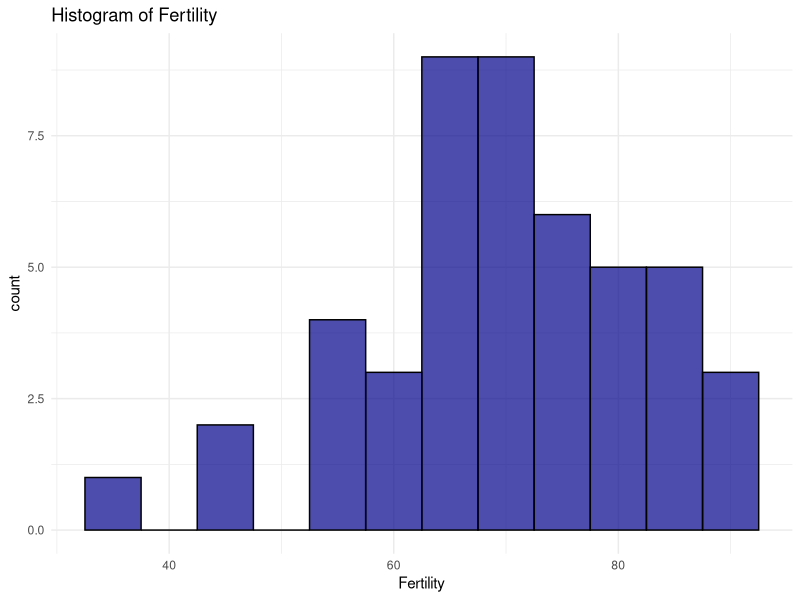
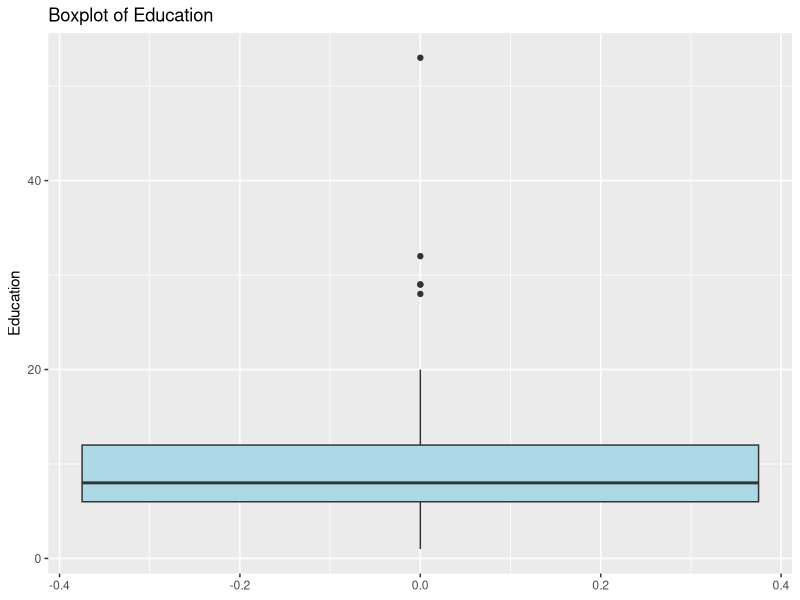
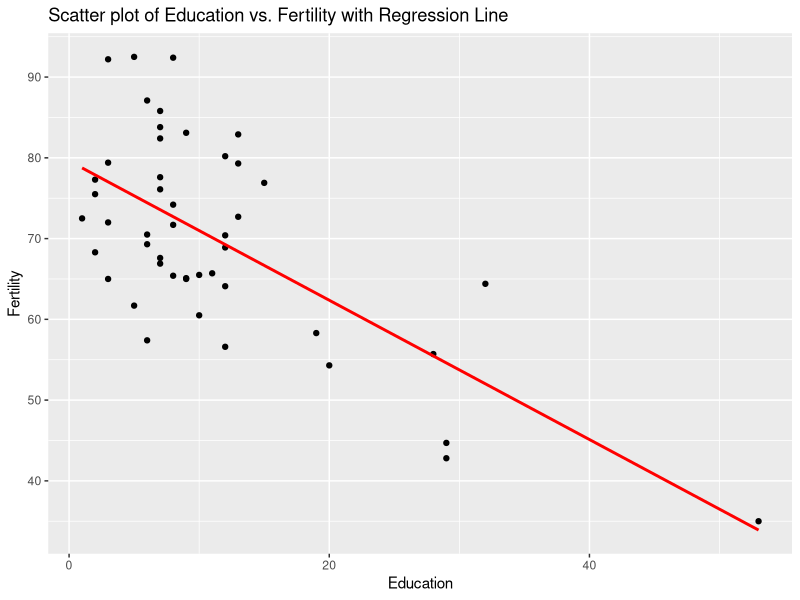
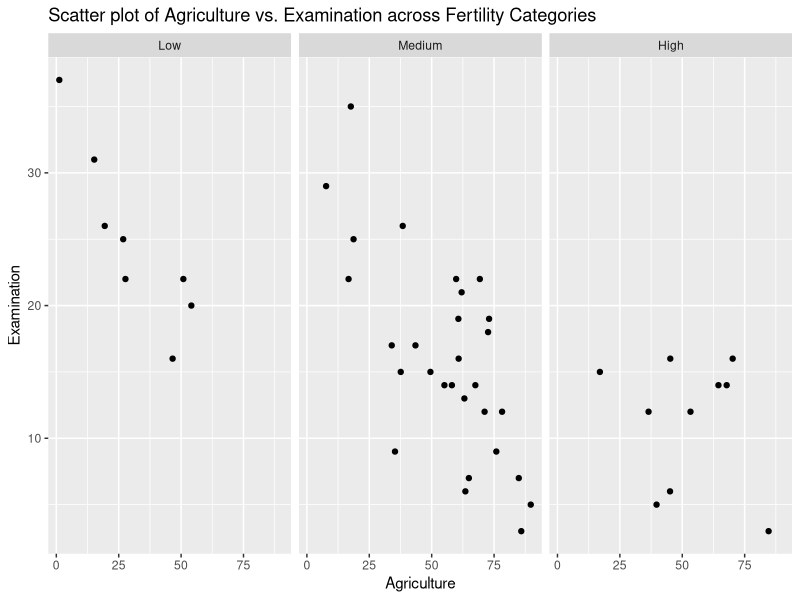

These charts were generated, in order, by the following R code:
# Required Libraries
library(ggplot2)
library(lmtest)

# 1. Load the dataset swiss.csv or call data(swiss). 
data(swiss)

# 2. Print the last 3 observations of the dataset, and create summary statistics 
# for all variables.
print(tail(n = 3, swiss))
print(summary(swiss))

# 3. Create new variables "UrbanizationRate" and "FertilityCategory".
# "Urbanization" should be the inverse of "Agriculture".
# "FertilityCategory" is a factor variable, if Fertility is between 0 and 60, 
# it is low, between 60 and 80 it is medium, and between 80 and 100 it is high.
# Hint: you can use the function "cut". Use "?cut" for help.
swiss$UrbanizationRate <- 100 - swiss$Agriculture
swiss$FertilityCategory <- cut(swiss$Fertility, breaks=c(0, 60, 80, 100), labels=c("Low", "Medium", "High"))

# 4. Visualization
# Create a histogram of the Fertility variable, fill the bars dark blue
# and change the theme. 
# Hint: use "geom_histogram"
ggplot(swiss, aes(x = Fertility)) +
  geom_histogram(binwidth=5, fill="darkblue", color="black", alpha=0.7) +
  ggtitle("Histogram of Fertility") +
  theme_minimal()

# 5. Create a boxplot of the variable "Education".
# Hint: use "geom_boxplot"
ggplot(swiss, aes(y = Education)) +
  geom_boxplot(fill="lightblue") +
  ggtitle("Boxplot of Education")

# 6. Create a scatter plot of Education and Fertility and add a regression line.
ggplot(swiss, aes(x = Education, y = Fertility)) +
  geom_point() +
  geom_smooth(method = "lm", se = FALSE, color = "red") +
  ggtitle("Scatter plot of Education vs. Fertility with Regression Line")

# 7. Create scatter plots between "Agriculture" and "Examination" for each
# of the three Fertility categories we created earlier.
# Hint: use "facet_wrap"
ggplot(swiss, aes(x = Agriculture, y = Examination)) +
  geom_point() +
  facet_wrap(~ FertilityCategory) +
  ggtitle("Scatter plot of Agriculture vs. Examination across Fertility Categories")
